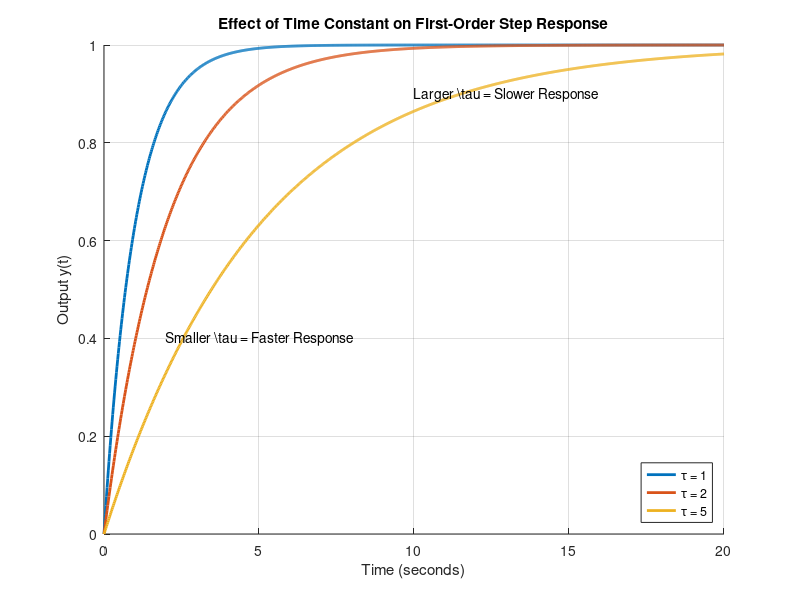

Recreate this plot in MATLAB.
% Effect of Time Constant on First-Order System
clc; clear; close all;

% System gain (same for all systems)
K = 1;

% Define different time constants
tau_values = [1, 2, 5];

% Define time vector for simulation
t = linspace(0, 20, 1000);

figure; hold on;
for i = 1:length(tau_values)
    tau = tau_values(i);
    s = tf('s');
    G = K / (tau*s + 1);
    [y, t_out] = step(G, t);
    plot(t_out, y, 'LineWidth', 2, 'DisplayName', sprintf('\\tau = %d', tau));
end

% Add labels and legend
grid on;
title('Effect of Time Constant on First-Order Step Response');
xlabel('Time (seconds)');
ylabel('Output y(t)');
legend('Location','southeast');

% Annotate and finalize
text(10, 0.9, 'Larger \\tau = Slower Response', 'FontSize', 10);
text(2, 0.4, 'Smaller \\tau = Faster Response', 'FontSize', 10);
